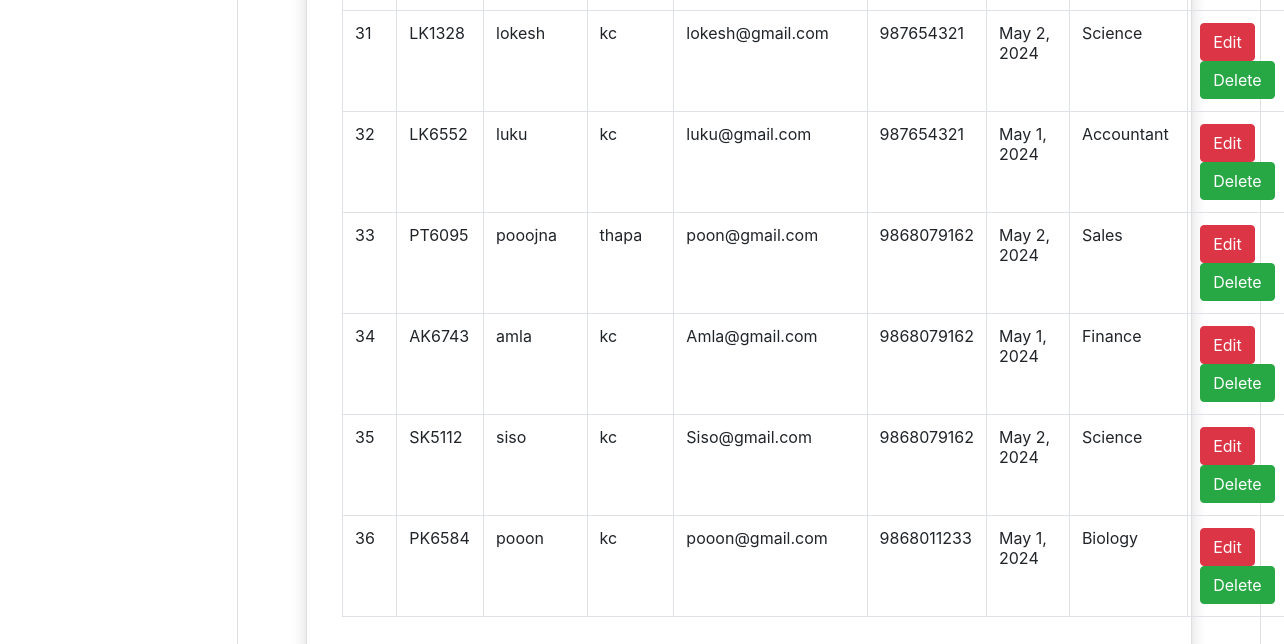
The page /all_employee (signed in, lower part) on the database as committed earlier.
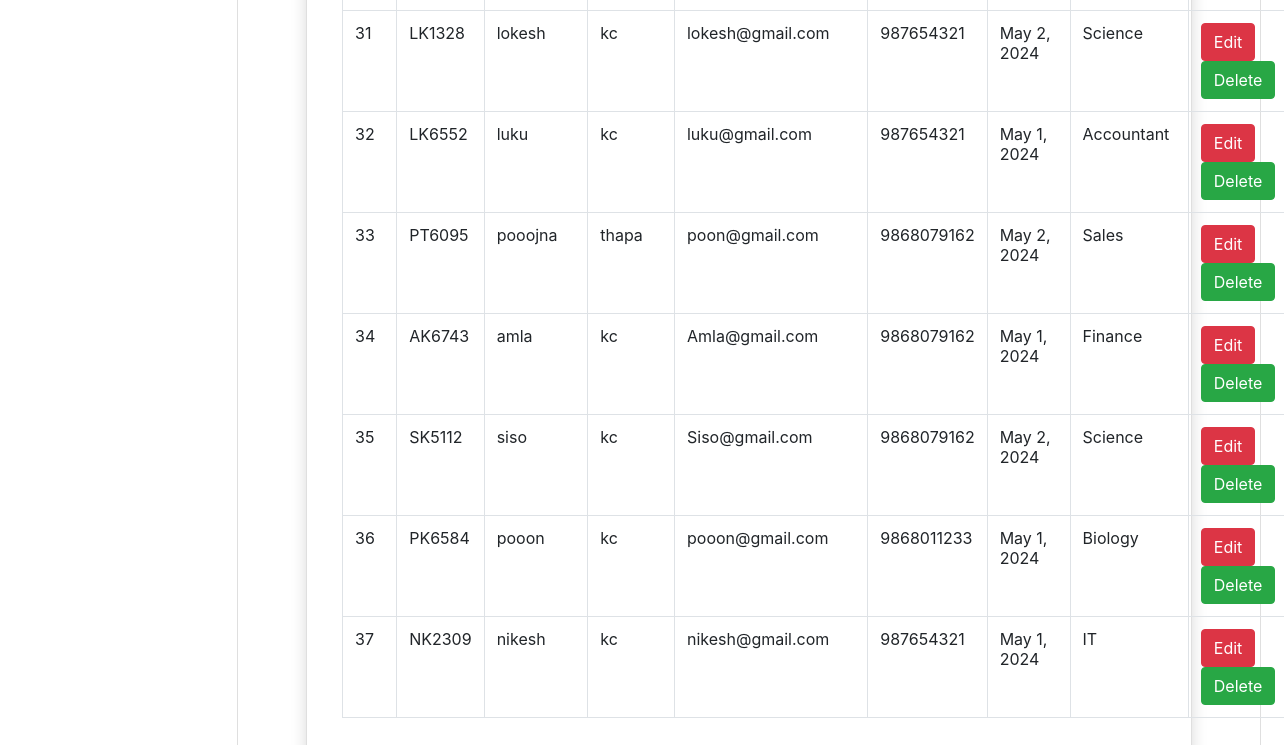
The same page on the database as committed later.
### employe/models.py (models this page shows, shortened)
class EmployeeDetails(models.Model):
    user = models.ForeignKey(User, on_delete=models.CASCADE)
    empcode = models.CharField(max_length=20, null=True)
    empdept = models.CharField(max_length=50, null=True)
    contact = models.IntegerField(max_length=50, null=True)
    joiningdate = models.DateField(null=True)

### employe/views.py (the view)
# urls.py: path('all_employee',all_employee,name='all_employee'),
def all_employee(request):
    if not request.user.is_authenticated:
        return redirect('admin_login')
    employee = EmployeeDetails.objects.all()
    return render(request, 'all_employee.html', locals())

### employe/templates/all_employee.html (shortened to what this page needs)
{% extends 'admin_base.html' %}
{% load static %}
{% block main %}
<div class="card shadow m-5">
    <div class="card-body">
        <div class="container-fluid">
            <table class="table table-bordered" id="example">
                <tbody>
                {% for i in employee %}
                <tr>
                    <td>{{forloop.counter}}</td>
                    <td>{{i.empcode}}</td>
                    <td>{{i.user.first_name}}</td>
                    <td>{{i.user.last_name}}</td>
                    <td>{{i.user.username}}</td>
                    <td>{{i.contact}}</td>
                    <td>{{i.joiningdate}}</td>
                    <td>{{i.empdept}}</td>
                    <td>
                        <a href="{% url 'edit_employee' i.id %}" class="btn btn-danger md-sm">Edit</a>
                        <form action="{% url 'delete' i.id %}" method="post" class="d-inline" onsubmit="return confirm('Are you sure you want to delete this item?')";>
                            <input type="submit" class="btn btn-success md-sm"  value="Delete">
                        </form>
                    </td>
                </tr>
                {% endfor %}
                </tbody>
            </table>
        </div>
    </div>
</div>
{% endblock %}

Rows that differ between the two databases and show on the page:
added EmployeeDetails: empcode "NK2309", user.first_name "nikesh", user.last_name "kc", user.username "nikesh@gmail.com", contact "987654321", joiningdate "May 1, 2024", empdept "IT"
